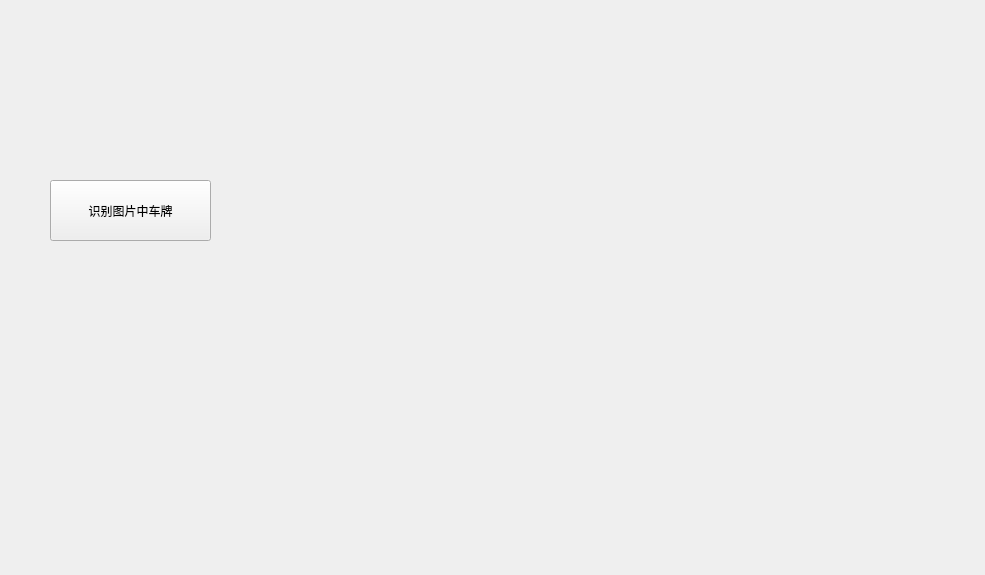
<?xml version="1.0" encoding="UTF-8"?>
<ui version="4.0">
 <class>CarPlateRecognize</class>
 <widget class="QWidget" name="CarPlateRecognize">
  <property name="geometry">
   <rect>
    <x>0</x>
    <y>0</y>
    <width>985</width>
    <height>575</height>
   </rect>
  </property>
  <property name="windowTitle">
   <string>CarPlateRecognize</string>
  </property>
  <widget class="QPushButton" name="pushButton">
   <property name="geometry">
    <rect>
     <x>50</x>
     <y>180</y>
     <width>161</width>
     <height>61</height>
    </rect>
   </property>
   <property name="text">
    <string>识别图片中车牌</string>
   </property>
  </widget>
  <widget class="QLabel" name="character">
   <property name="geometry">
    <rect>
     <x>320</x>
     <y>70</y>
     <width>581</width>
     <height>211</height>
    </rect>
   </property>
   <property name="text">
    <string/>
   </property>
  </widget>
  <widget class="QLabel" name="character1">
   <property name="geometry">
    <rect>
     <x>320</x>
     <y>320</y>
     <width>581</width>
     <height>181</height>
    </rect>
   </property>
   <property name="font">
    <font>
     <family>Adobe Devanagari</family>
     <pointsize>26</pointsize>
    </font>
   </property>
   <property name="text">
    <string/>
   </property>
  </widget>
 </widget>
 <layoutdefault spacing="6" margin="11"/>
 <resources/>
 <connections>
  <connection>
   <sender>pushButton</sender>
   <signal>clicked()</signal>
   <receiver>CarPlateRecognize</receiver>
   <slot>processing()</slot>
   <hints>
    <hint type="sourcelabel">
     <x>171</x>
     <y>82</y>
    </hint>
    <hint type="destinationlabel">
     <x>172</x>
     <y>119</y>
    </hint>
   </hints>
  </connection>
 </connections>
 <slots>
  <slot>processing()</slot>
 </slots>
</ui>
